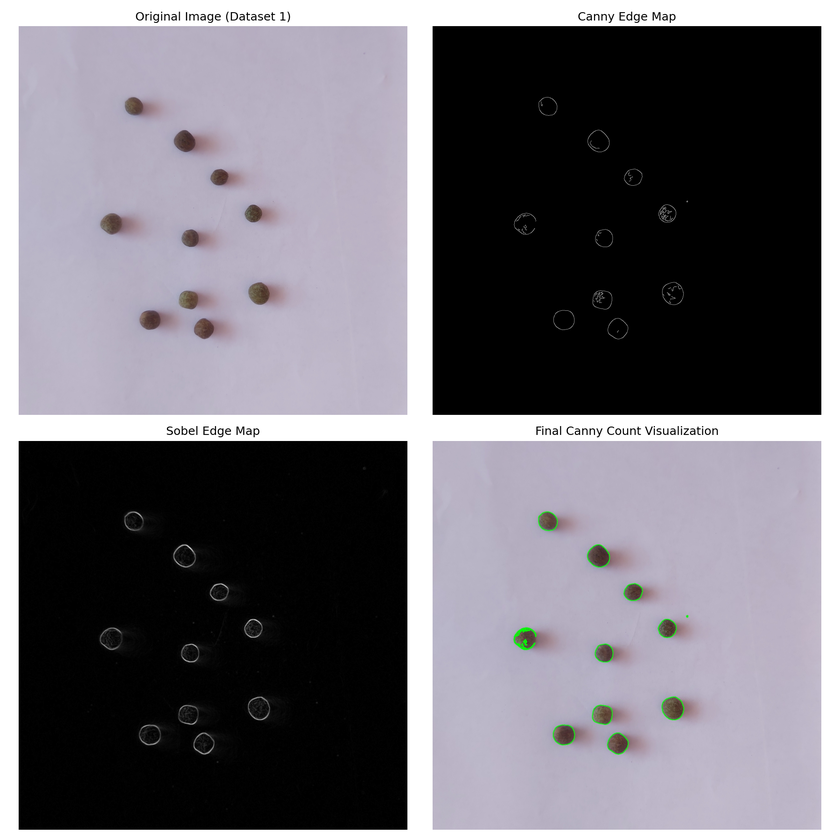
#> input picture Assignment2/assignment3/report/dataset1_vis.png, 840 x 840 px, shrunk from 1800 x 1800 before the run
$ python -i edge_detection.py   (imports and definitions only)   (older library calls are emulated)
#> lines starting #> are read from the running program, lines starting #| are printed output that depends on the picture
#> further down, picture is the input picture: shape (840, 840, 3); mean B, G, R 118.6, 111.4, 114.4
import cv2
import numpy as np
import logging

LOG = logging.getLogger(__name__)

# [6 lines left out: function apply_canny, not called in this run]

def apply_sobel(image: np.ndarray, ksize: int = 3, scale: float = 1.0, delta: float = 0.0) -> tuple[np.ndarray, np.ndarray, np.ndarray]:
    """
    Apply Sobel edge detection.
    Returns:
        magnitude: Float magnitude map
        direction: Direction map in degrees
        sobel_combined: uint8 absolute combined sobel map
    """
#> called with ksize = 3, scale = 1, delta = 0
    if len(image.shape) == 3:
        image = cv2.cvtColor(image, cv2.COLOR_BGR2GRAY)

    sobelx = cv2.Sobel(image, cv2.CV_64F, 1, 0, ksize=ksize, scale=scale, delta=delta)
    sobely = cv2.Sobel(image, cv2.CV_64F, 0, 1, ksize=ksize, scale=scale, delta=delta)
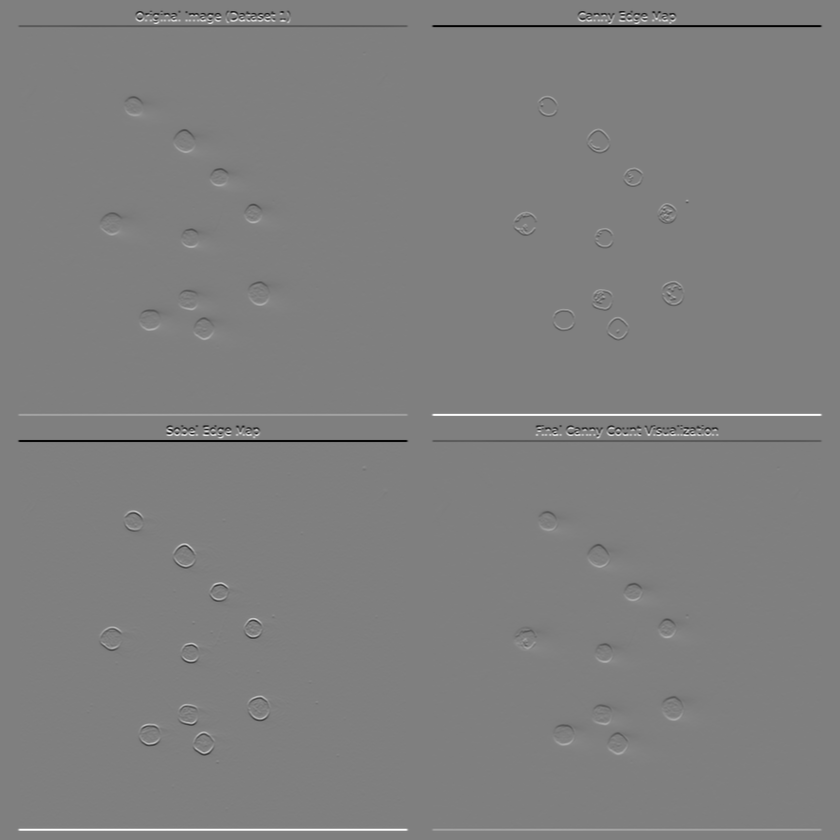
#> sobely: shape (840, 840) float64; min -1020, max 1020, mean 0; drawn with min black and max white

    magnitude = cv2.magnitude(sobelx, sobely)
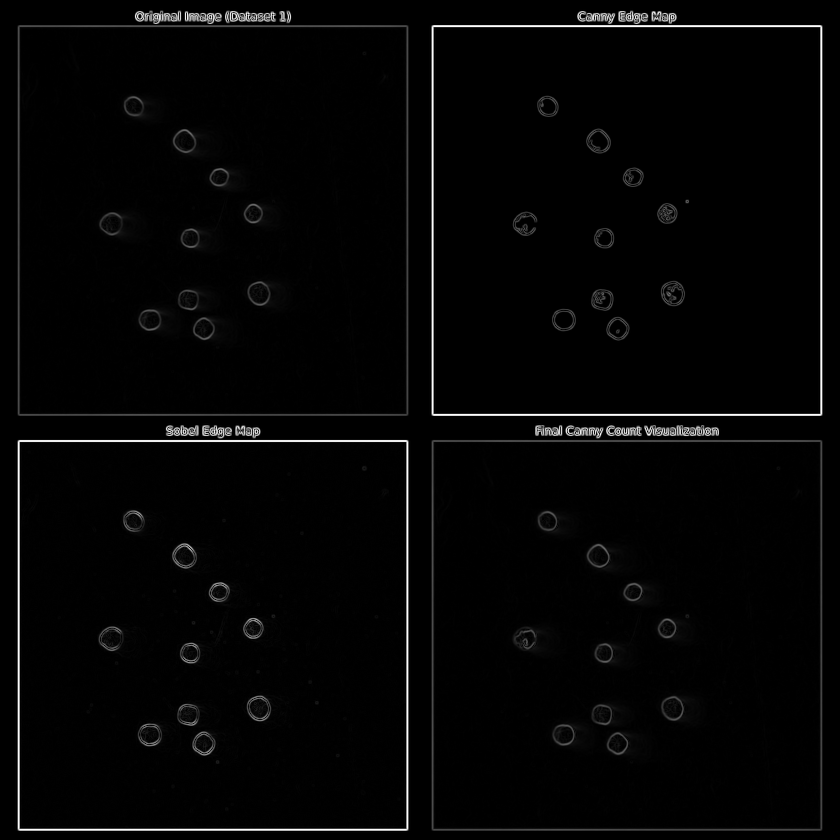
#> magnitude: shape (840, 840) float64; min 0, max 1020, mean 21; drawn with min black and max white
    direction = cv2.phase(sobelx, sobely, angleInDegrees=True)
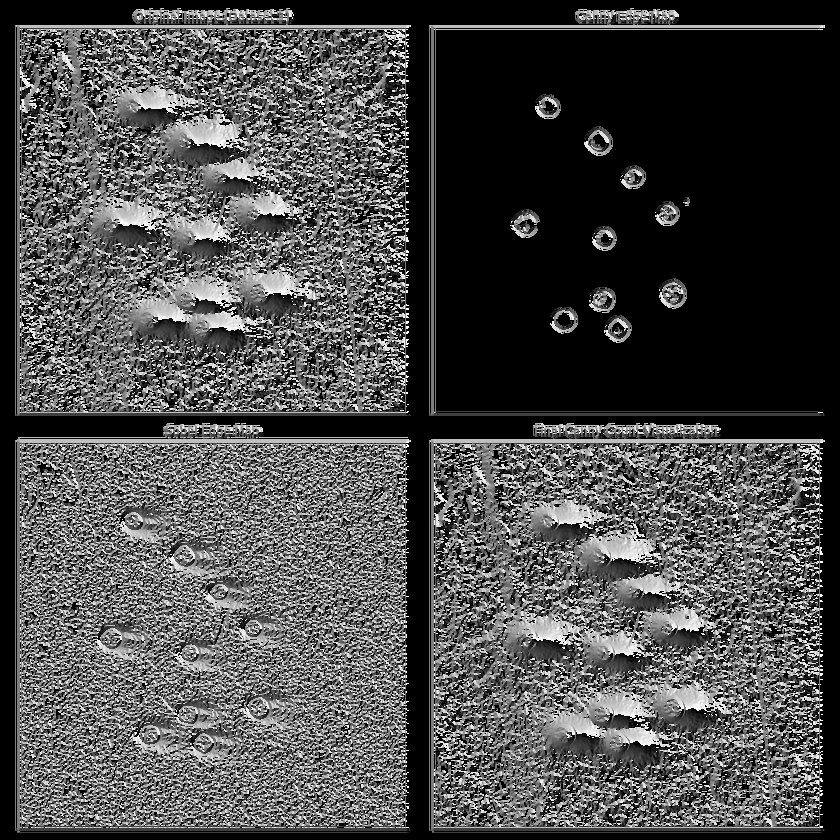
#> direction: shape (840, 840) float64; min 0, max 359.9, mean 106.7; drawn with min black and max white

    abs_sobelx = cv2.convertScaleAbs(sobelx)
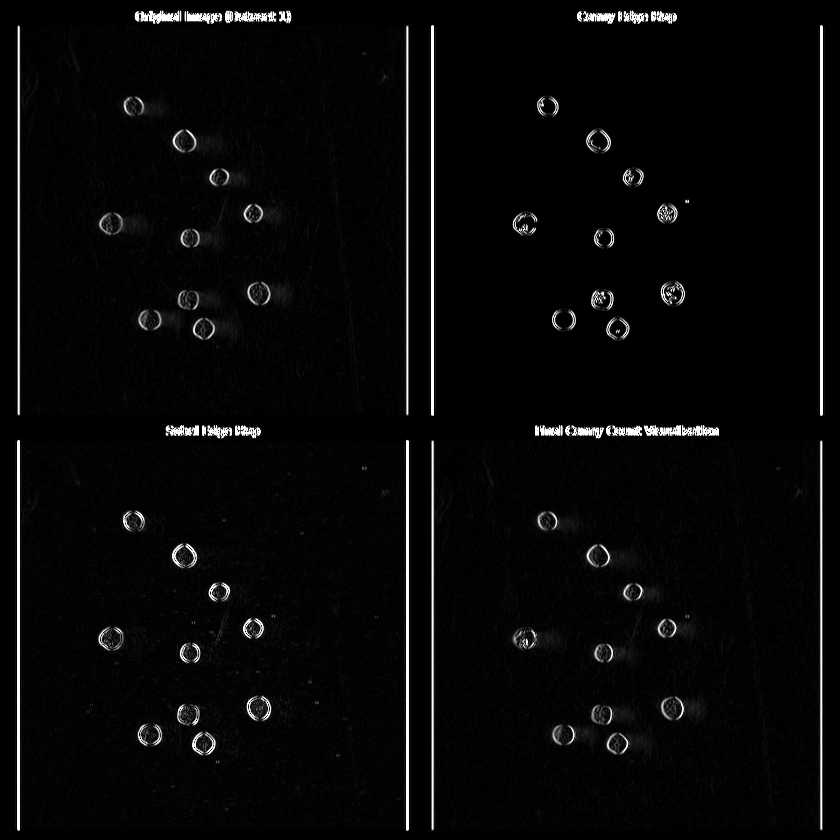
#> abs_sobelx: shape (840, 840); min 0, max 255, mean 7.9
    abs_sobely = cv2.convertScaleAbs(sobely)
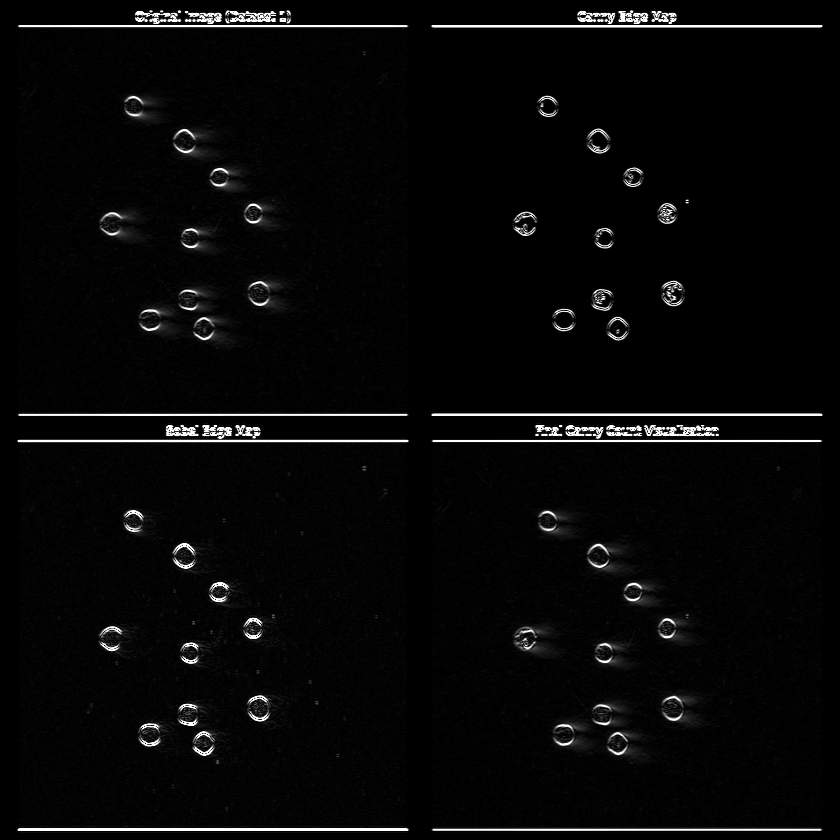
#> abs_sobely: shape (840, 840); min 0, max 255, mean 7.7
    sobel_combined = cv2.addWeighted(abs_sobelx, 0.5, abs_sobely, 0.5, 0)
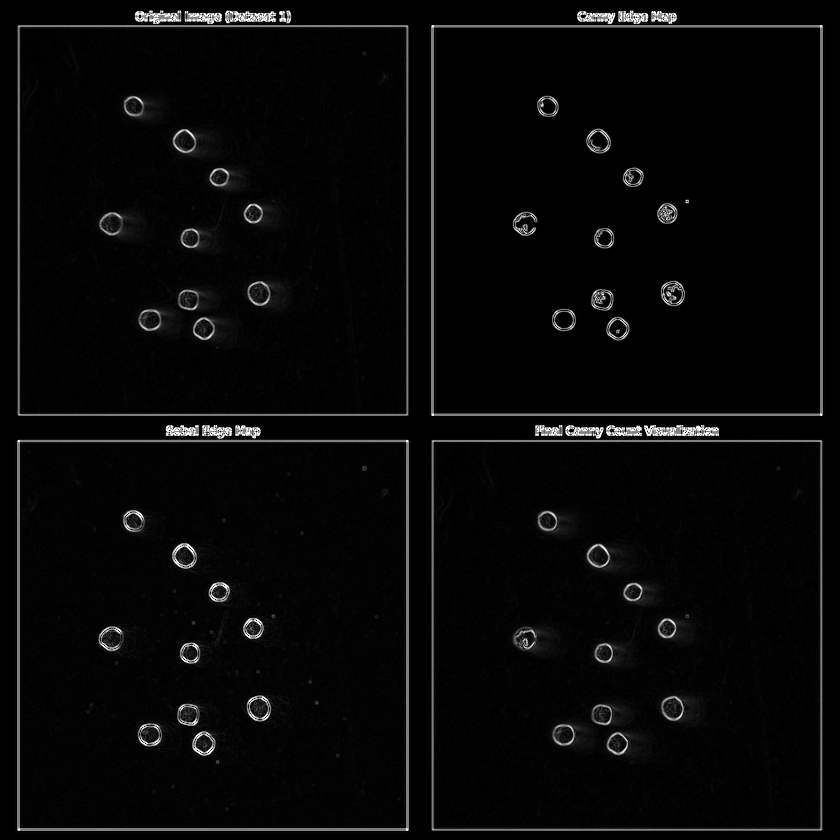
#> sobel_combined: shape (840, 840); min 0, max 255, mean 7.8

    return magnitude, direction, sobel_combined

# [65 lines left out: functions extract_contours_and_features, count_objects_from_contours, not called in this run]

>>> import cv2
>>> picture = cv2.imread('report/dataset1_vis.png')
>>> result = apply_sobel(picture)

$ run again, on Assignment2/assignment3/report/dataset2_vis.png
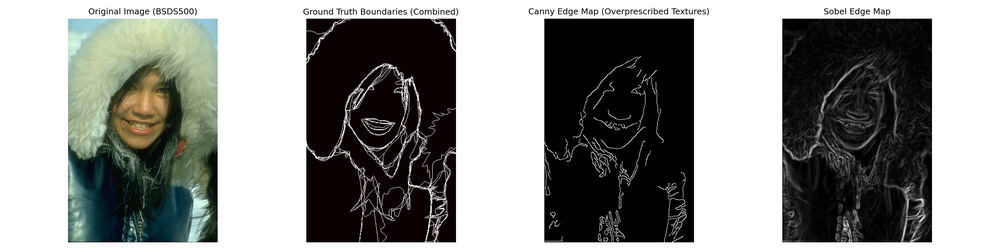
#> input picture Assignment2/assignment3/report/dataset2_vis.png, 1000 x 250 px, shrunk from 3000 x 750 before the run
#> picture is the input picture: shape (250, 1000, 3); mean B, G, R 137.4, 140.2, 139.1
#> in apply_sobel, `sobely = cv2.Sobel(image, cv2.CV_64F, 0, 1, ksize=ksize, scale=scale, ..`:
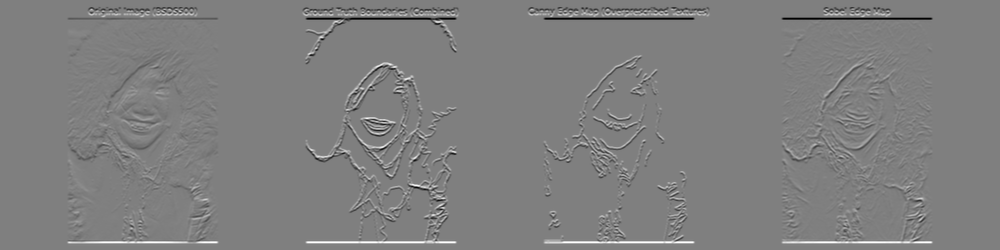
#> sobely: shape (250, 1000) float64; min -1020, max 1020, mean 0; drawn with min black and max white
#> in apply_sobel, `sobel_combined = cv2.addWeighted(abs_sobelx, 0.5, abs_sobely, 0.5, 0)`:
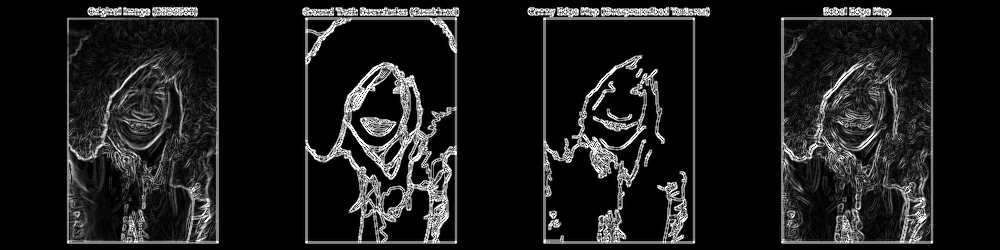
#> sobel_combined: shape (250, 1000); min 0, max 255, mean 27.8
